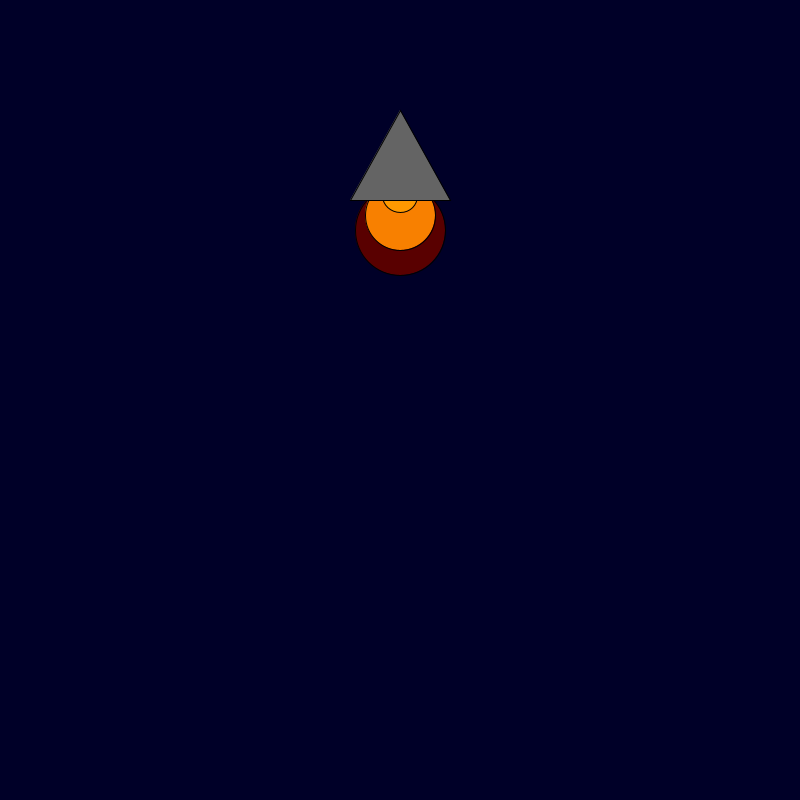
Frame 1 (no input)
Frame 60 (the mouse pressed at the canvas centre just before this capture): blank canvas, image omitted
Frame 120 (the mouse held since frame 60 and released just before this capture): blank canvas, image omitted

The Processing sketch that drew this single still picture (run headless with seeded random() and noise(); from frame 60 on, the mouse is pressed at the canvas centre):

// Processing sketch: rocket_ship
// ── rocket_ship.pde
int x = 400; 
int y = 600; 

void setup() {
    size(800, 800);
    
}

void draw() {
int count =0;


while(count<500) {
    background(0, 0, 40); 
    fill(random(255), 0, 0);
    ellipse(x, y-1 + 130, 90, 90);
    fill(248, 128, 0);
    ellipse(x, y-1 + 115, 70, 70);
    fill(255, 153, 0);
    ellipse(x, y-1 + 95, 35, 35);
    fill(100, 100, 100);
    triangle(x, y-1+ 10, x + 50, y-1 + 100, x - 50, y -1+ 100);
    count +=1;
    y -=1;
  }
}
